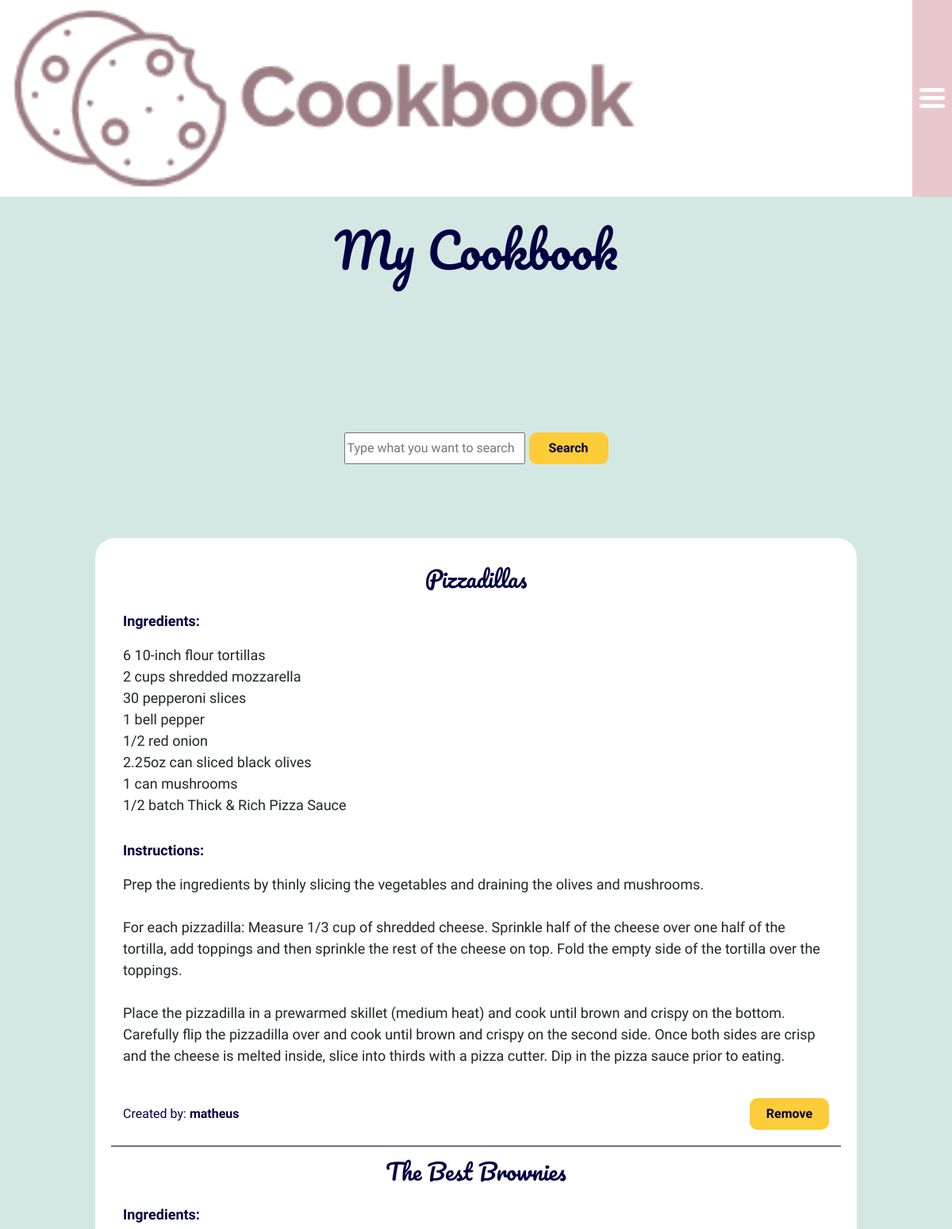
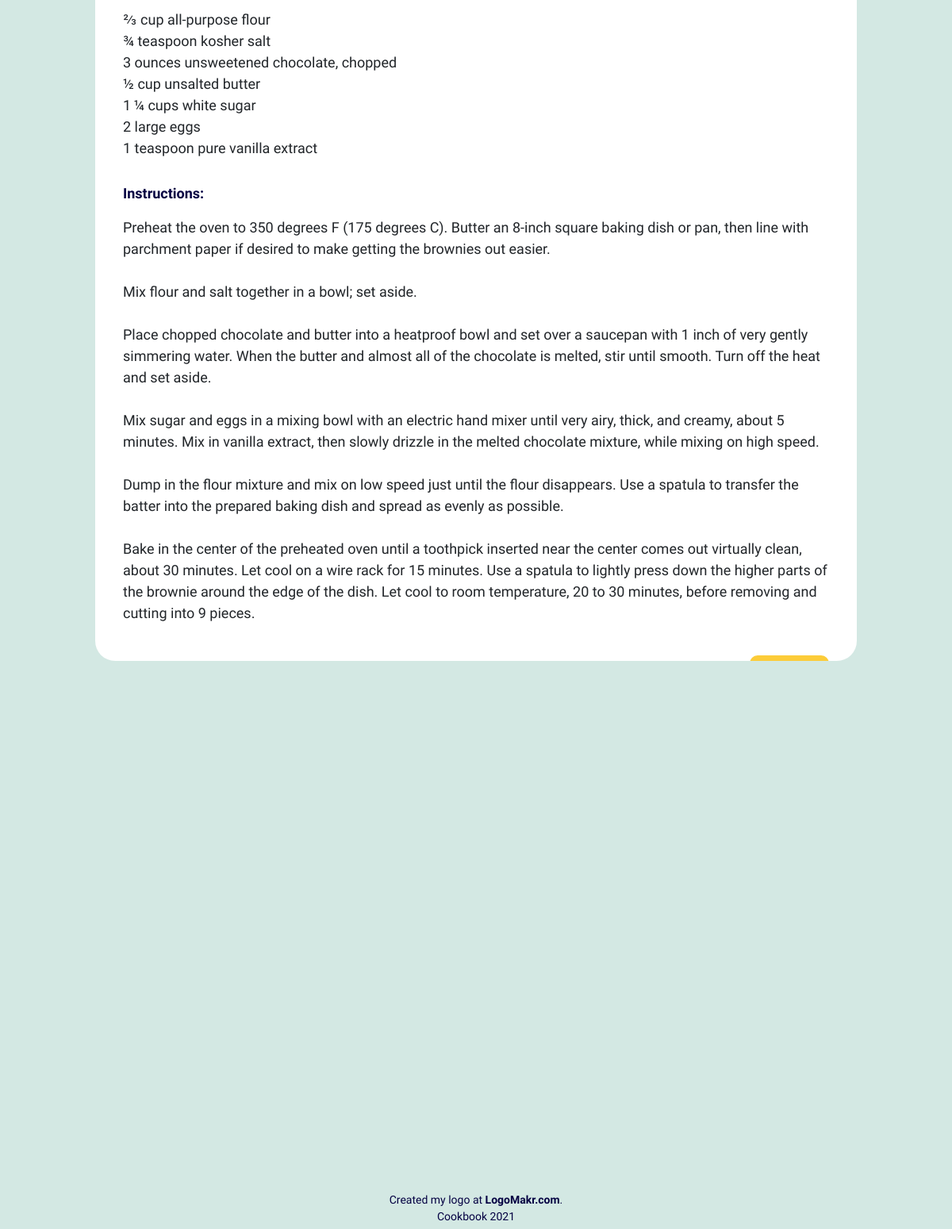
/cookbook (signed in), run on the app's committed database (2 pictures, top to bottom).
### tables this page shows
CREATE TABLE favourites(user_id INTEGER, recipe_id INTEGER, FOREIGN KEY (user_id) REFERENCES users(id), FOREIGN KEY (recipe_id) REFERENCES recipes(id));

CREATE TABLE recipes(id INTEGER PRIMARY KEY, name TEXT NOT NULL, ingredients TEXT NOT NULL, instructions TEXT NOT NULL, status TEXT NOT NULL, creator TEXT NOT NULL);

### app.py (the view)
@app.route("/cookbook", methods=["POST", "GET"])
@login_required
def cookbook():
    if request.method == "POST":
        parameters = request.form.get("parameters")
        separator = " OR "
        token = parameters.split(" ")
        token = separator.join(token)
        session["cookbook_token"] = token
        if not parameters:
            return error("please input something to search", 403)
        return redirect("/cookbook_searched")
    else:
        session["cookbook_token"] = False
        recipes = query(db, "SELECT * FROM recipes JOIN favourites ON recipes.id = favourites.recipe_id WHERE favourites.user_id = ? ORDER BY recipes.name", (session["user_id"],))
        if not recipes:
            message = "You don't have any recipe in your cookbook ):"
            return render_template("cookbook.html", message=message)
        return render_template("cookbook.html", recipes=recipes)

### app.py (called while the page is built)
def query(db, sql, values):
    con = sqlite3.connect(db, check_same_thread=False)
    con.row_factory = sqlite3.Row
    with con:
        cur = con.cursor()
        cur.execute(sql, values)
        answer = cur.fetchall()
    if con:
        con.close()
    return answer

### helpers.py (called while the page is built)
def login_required(f):
    @wraps(f)
    def decorated_function(*args, **kwargs):
        if session.get("user_id") is None:
            return redirect('/login')
        return f(*args, **kwargs)
    return decorated_function

### templates/cookbook.html (shortened to what this page needs)
{% extends "layout.html" %}
{% block main %}
    <div class="title-div">
        <h1 class="page-title">My Cookbook</h1>
    </div>
    <form action="/cookbook" method="post" class="query-form">
        <input type="text" name="parameters" autofocus placeholder="Type what you want to search">
        <button type="submit" class="button">Search</button>
    </form>
    {% if not recipes%}
        <h2>{{ message }}</h2>
    {% else %}
        <div class="recipe-book-container">
            <div class="recipe-book">
                {% for recipe in recipes %}
                    <div class="recipe-container">
                        <h3>{{ recipe.name.title() }}</h3>
                        <div class="ingredients">
                            <p class="section-title">Ingredients:</p>
                            <pre>{{ recipe.ingredients }}</pre>
                        </div>
                        <div class="instructions">
                            <p class="section-title">Instructions:</p>
                            <pre>{{ recipe.instructions }}</pre>
                        </div>
                        <div class="recipe-details">
                            <p>Created by: <b>{{ recipe.creator }}</b></p>
                            <form action="/remove_recipe" method="post">
                                <button type="submit" class="button">Remove</button>
                            </form>
                        </div>
                    </div>
                {% endfor %}
            </div>
        </div>
    {% endif %}
{% endblock %}

### templates/layout.html (shortened to what this page needs)
<!DOCTYPE html>
<html lang="en">
    <head>
        <link href="/static/style.css" rel="stylesheet">
        <link rel="stylesheet" href="https://cdn.jsdelivr.net/npm/bootstrap@4.5.3/dist/css/bootstrap.min.css">
    </head>
    <body>
        {% if session.user_id %}
            <nav>
                <div class="main-nav-div h-100 m-0 p-0">
                    <div class="main-menu-container h-100 m-0 p-0">
                        <div class="menu-logo h-100">
                           <a href="/"><img src="../static/images/menu_logo.png" alt="cookbook logo" class="h-100"></a>
                        </div>
                    </div>
                    <div class="burger-menu-container" onclick="hide()">
                        <div class="burger-menu"></div>
                    </div>
                </div>
            </nav>
        {% endif %}
        <main class="d-flex align-items-center justify-content-center flex-column">
            <div class="main-div">
                {% block main %}
                {% endblock %}
            </div>
        </main>
        <footer>
            <p>Created my logo at <a href="logomakr.com">LogoMakr.com</a>.</p>
            <p>Cookbook 2021</p>
        </footer>
    </body>
</html>

### static/style.css (style rules this page uses)
:root { --light_green: #D3E8E3; --bright-yellow: #FCCC39; --medium-brown: #9C7E82; --light-rose: #E8C8CB; --dark-blue: #040042; --white: #FAFAFA; }
body { font-weight: 500; }
h1, a, p, h2, h3 { color: var(--dark-blue) !important; }
h1 { font-family: 'Pacifico', cursive; font-size: 60px !important; }
h2, a, p, input, pre, textarea { font-family: 'Tajawal', sans-serif !important; }
h3 { font-family: 'Pacifico', cursive; }
a, p { font-size: 18px !important; }
a { font-weight: bold; transition: .2s linear; }
pre { font-size: 18px !important; }
nav { height: 8vh !important; }
.main-nav-div { background: var(--white); position: relative; }
.menu-logo { margin: 0 5px; }
.burger-menu-container { height: 100%; width: 50px; display: flex; align-items: center; flex-direction: column; justify-content: center; background: var(--light-rose); cursor: pointer; position: absolute; right: 0; top: 0; }
.burger-menu { height: 5px; width: 65%; background: var(--white); border-radius: 25%; position: relative; }
.burger-menu::before { content: ""; height: 5px; width: 100%; background: var(--white); border-radius: 25%; bottom: 10px; position: absolute; }
.burger-menu::after { content: ""; height: 5px; width: 100%; background: var(--white); border-radius: 25%; position: absolute; top: 10px; }
main { height: 92vh !important; background: var(--light_green); }
.button { height: 40px; width: 100px; background: var(--bright-yellow); color: var(--dark-blue); border: none; border-radius: 10px; font-weight: bold; font-family: 'Tajawal', sans-serif; transition: .2s linear; }
pre { margin: 0 !important; padding: 0 !important; overflow: hidden !important; white-space: pre-line; }
.main-div { min-height: 92vh; height: auto; display: flex; align-items: center; flex-direction: column; }
.title-div { margin-bottom: 6vh; margin-top: 1vh; }
.query-form { width: 100%; display: flex; justify-content: center; margin-bottom: 3vh; }
.query-form input[type=text] { margin-right: 5px; }
.recipe-book-container { height: 55vh; width: 80vw; display: flex; align-items: center; justify-content: center; background: var(--white); border-radius: 25px; overflow-y: scroll; padding: 20px; }
.recipe-book { height: 100%; width: 100%; }
.recipe-container { display: flex; justify-content: space-between; flex-direction: column; border-bottom: 1px solid var(--dark-blue); padding: 15px; }
.recipe-container h3 { align-self: center; }
.ingredients, .instructions { margin: 15px 0; }
.section-title { font-weight: bold; }
.recipe-details { display: flex; justify-content: space-between; align-items: center; margin-top: 20px; height: 50px; }
.recipe-details p { margin: 0; font-size: 16px !important; }
footer { width: 100%; overflow: hidden; position: fixed; bottom: 0; margin-bottom: 5px; text-align: center; }
footer p { margin: 0; font-size: 14px !important; }
footer a { font-size: 14px !important; }

### data on the page
favourites: name "Pizzadillas", ingredients "6 10-inch flour tortillas 2 cups shredded mozzarella 30 pepperoni slices 1 bell pepper 1/2 red onion 2.25oz can sliced black olives 1 can mushrooms 1/2 batch Thick & Rich Pizza Sauce", instructions "Prep the ingredients by thinly slicing the vegetables and draining the olives and mushrooms. For each pizzadilla: Measure 1/3 cup of shredded cheese. Sprinkle half of the cheese over one half of the tortilla, add toppings and then sprinkle the rest of the cheese on top. Fold the empty side of the tortilla over the toppings. Place the pizzadilla in a prewarmed skillet (medium heat) and cook until brown and crispy on the bottom. Carefully flip the pizzadilla over and cook until brown and crispy on the second side. Once both sides are crisp and the cheese is melted inside, slice into thirds with a pizza cutter. Dip in the pizza sauce prior to eating.", creator "matheus"
favourites: name "The Best Brownies", ingredients "⅔ cup all-purpose flour ¾ teaspoon kosher salt 3 ounces unsweetened chocolate, chopped ½ cup unsalted butter 1 ¼ cups white sugar 2 large eggs 1 teaspoon pure vanilla extract", instructions "Preheat the oven to 350 degrees F (175 degrees C). Butter an 8-inch square baking dish or pan, then line with parchment paper if desired to make getting the brownies out easier. Mix flour and salt together in a bowl; set aside. Place chopped chocolate and butter into a heatproof bowl and set over a saucepan with 1 inch of very gently simmering water. When the butter and almost all of the chocolate is melted, stir until smooth. Turn off the heat and set aside. Mix sugar and eggs in a mixing bowl with an electric hand mixer until very airy, thick, and creamy, about 5 minutes. Mix in vanilla extract, then slowly drizzle in the melted chocolate mixture, while mixing on high speed. Dump in the…"
